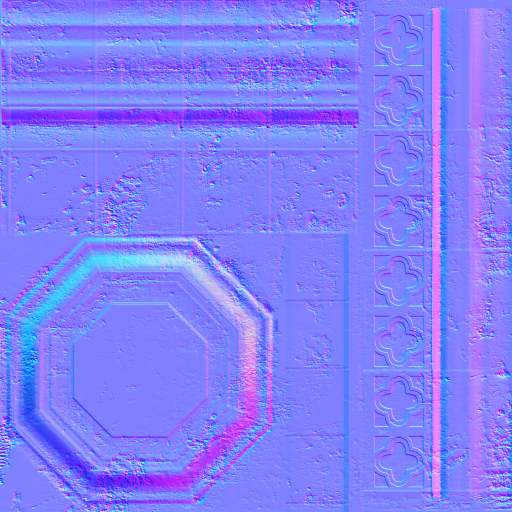
#> input picture Assets/Meshes/Sponza/10381718147657362067.jpg, 1024 x 1024 px (shown at 1/2 size)
$ python showcase-bc1-figure.py ../Assets/Meshes/Sponza/10381718147657362067.jpg out.png
#> lines starting #> are read from the running program, lines starting #| are printed output that depends on the picture
#> further down, src is the input picture: shape (1024, 1024, 3); mean R, G, B 129.8, 127.8, 252.5
#!/usr/bin/env python3
"""Offline BC1 round trip of one Sponza albedo texture, for docs/showcase/asset-pipeline.md.

Not the engine's encoder: the cook uses libsquish's iterative cluster fit. This is a numpy PCA-axis
fit with least-squares endpoint refinement, so it brackets the engine's quality from below.
Writes a side-by-side crop (source | BC1 | 4x error) and prints PSNR over the full texture.
"""
import argparse
import numpy as np
from PIL import Image


def to565(c):
    q = np.clip(np.rint(c / 255.0 * np.array([31, 63, 31])), 0, [31, 63, 31])
    return q, q / np.array([31, 63, 31]) * 255.0


def encode_bc1(img):
    h, w, _ = img.shape
#> h = 1024; w = 1024
    b = img.reshape(h // 4, 4, w // 4, 4, 3).transpose(0, 2, 1, 3, 4).reshape(-1, 16, 3).astype(np.float64)
    mean = b.mean(1, keepdims=True)
    d = b - mean
    cov = np.einsum("nki,nkj->nij", d, d)
    axis = np.linalg.eigh(cov)[1][:, :, -1]
    t = np.einsum("nki,ni->nk", d, axis)
    lo = mean[:, 0] + axis * t.min(1)[:, None]
    hi = mean[:, 0] + axis * t.max(1)[:, None]
    w4 = np.array([0, 1 / 3, 2 / 3, 1.0])
    for _ in range(4):
        lo = to565(lo)[1]
        hi = to565(hi)[1]
        pal = lo[:, None, :] * (1 - w4)[None, :, None] + hi[:, None, :] * w4[None, :, None]
        idx = ((b[:, :, None, :] - pal[:, None, :, :]) ** 2).sum(-1).argmin(-1)
        a = w4[idx]
        A = np.stack([1 - a, a], -1)
        AtA = np.einsum("nki,nkj->nij", A, A) + 1e-6 * np.eye(2)
        rhs = np.einsum("nki,nkc->nic", A, b)
        sol = np.linalg.solve(AtA, rhs)
        lo, hi = sol[:, 0], sol[:, 1]
    lo = to565(lo)[1]
    hi = to565(hi)[1]
    pal = lo[:, None, :] * (1 - w4)[None, :, None] + hi[:, None, :] * w4[None, :, None]
    idx = ((b[:, :, None, :] - pal[:, None, :, :]) ** 2).sum(-1).argmin(-1)
    out = np.take_along_axis(pal, idx[:, :, None], 1)
    out = out.reshape(h // 4, w // 4, 4, 4, 3).transpose(0, 2, 1, 3, 4).reshape(h, w, 3)
    return np.clip(np.rint(out), 0, 255).astype(np.uint8)


ap = argparse.ArgumentParser()
ap.add_argument("src")
ap.add_argument("out")
ap.add_argument("--crop", type=int, nargs=3, default=[384, 384, 128], metavar=("X", "Y", "SIZE"))
a = ap.parse_args()
src = np.asarray(Image.open(a.src).convert("RGB"))
dec = encode_bc1(src)
mse = ((src.astype(float) - dec) ** 2).mean()
#> mse = 81.97
print(f"PSNR full texture {10 * np.log10(255 ** 2 / mse):.2f} dB, {src.shape[1]}x{src.shape[0]}")
#| PSNR full texture 28.99 dB, 1024x1024
x, y, s = a.crop
err = np.clip(np.abs(src[y:y + s, x:x + s].astype(int) - dec[y:y + s, x:x + s]) * 4, 0, 255).astype(np.uint8)
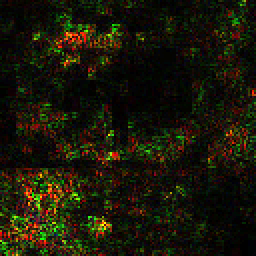
#> err: shape (128, 128, 3) (shown 2 times larger); mean R, G, B 25.8, 23.6, 8.6
panels = [src[y:y + s, x:x + s], dec[y:y + s, x:x + s], err]
sheet = np.concatenate([np.asarray(Image.fromarray(p).resize((s * 3, s * 3), Image.NEAREST)) for p in panels], 1)
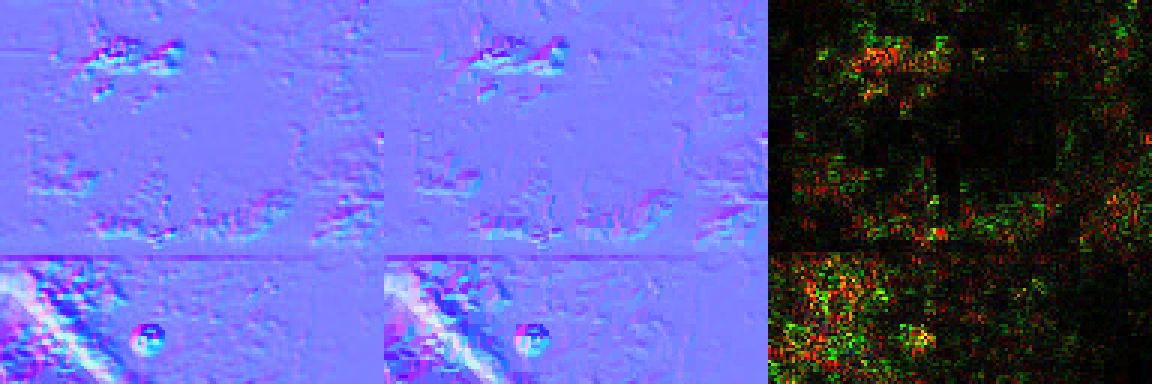
#> sheet: shape (384, 1152, 3); mean of channels 0, 1, 2 93.3, 92.8, 171.7; drawn as R, G, B
Image.fromarray(sheet).save(a.out, quality=88)

$ run again, on Assets/Meshes/Sponza/11474523244911310074.jpg
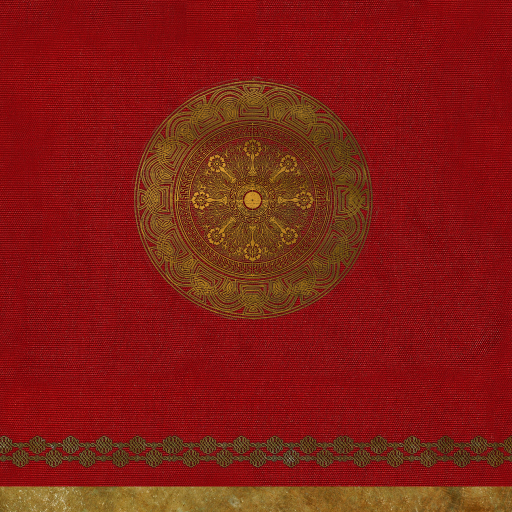
#> input picture Assets/Meshes/Sponza/11474523244911310074.jpg, 1024 x 1024 px (shown at 1/2 size)
#> src is the input picture: shape (1024, 1024, 3); mean R, G, B 130.8, 28.4, 19.8
#> mse = 60.4
#| PSNR full texture 30.32 dB, 1024x1024
#> `err = np.clip(np.abs(src[y:y + s, x:x + s].astype(int) - dec[y:y + s, ..`:
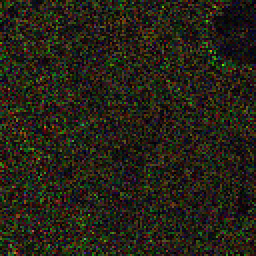
#> err: shape (128, 128, 3) (shown 2 times larger); mean R, G, B 37.3, 34.1, 22.8
#> `sheet = np.concatenate([np.asarray(Image.fromarray(p).resize((s * 3, s..`:
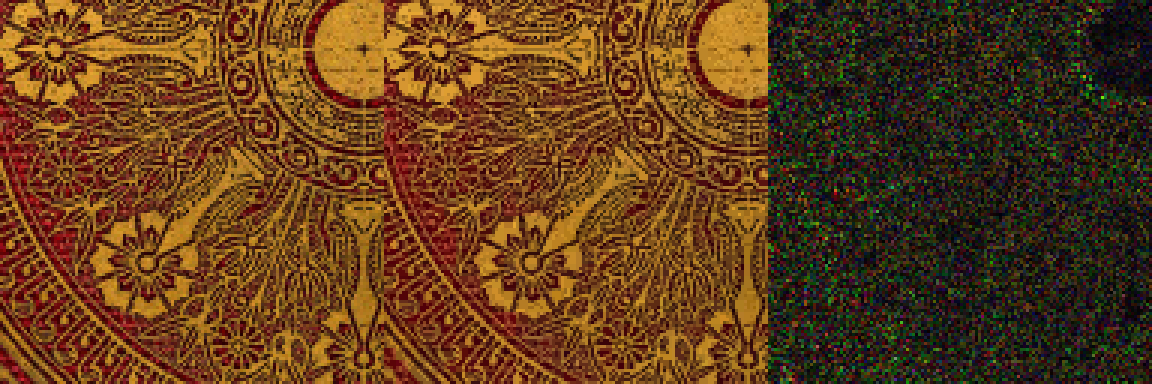
#> sheet: shape (384, 1152, 3); mean of channels 0, 1, 2 97.4, 61, 26.6; drawn as R, G, B

$ run again, on Assets/Meshes/Sponza/11490520546946913238.jpg
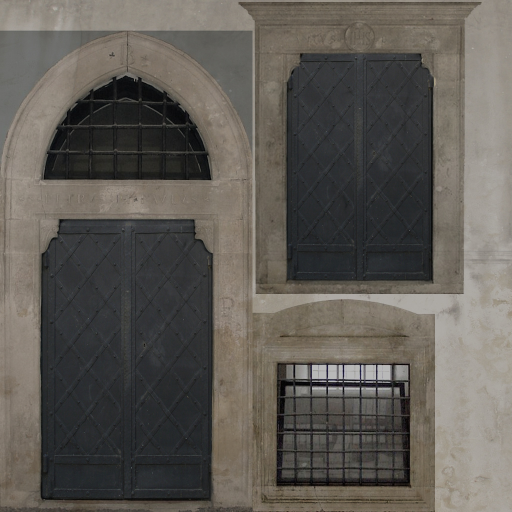
#> input picture Assets/Meshes/Sponza/11490520546946913238.jpg, 1024 x 1024 px (shown at 1/2 size)
#> src is the input picture: shape (1024, 1024, 3); mean R, G, B 95.1, 91.2, 85.4
#> mse = 4.89
#| PSNR full texture 41.24 dB, 1024x1024
#> `err = np.clip(np.abs(src[y:y + s, x:x + s].astype(int) - dec[y:y + s, ..`:
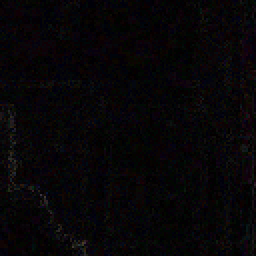
#> err: shape (128, 128, 3) (shown 2 times larger); mean R, G, B 7.3, 5.5, 7.3
#> `sheet = np.concatenate([np.asarray(Image.fromarray(p).resize((s * 3, s..`:
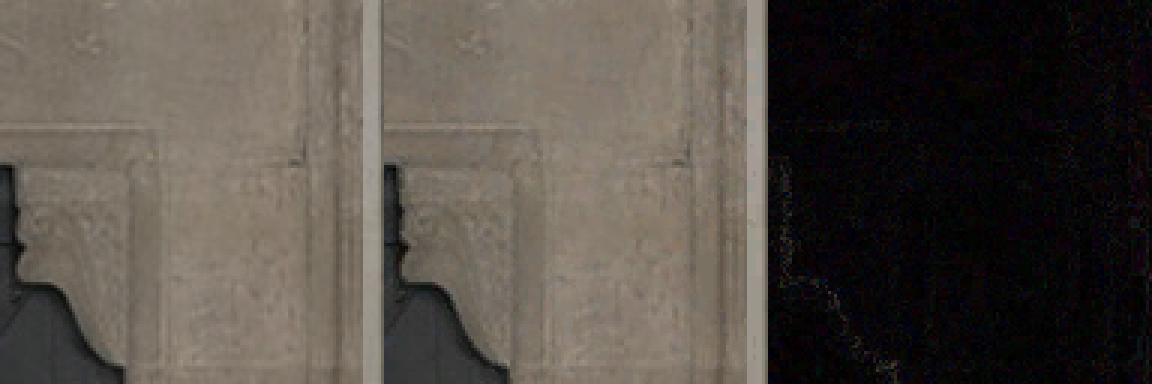
#> sheet: shape (384, 1152, 3); mean of channels 0, 1, 2 84.1, 77.4, 70.6; drawn as R, G, B

$ run again, on Assets/Meshes/Sponza/11872827283454512094.jpg
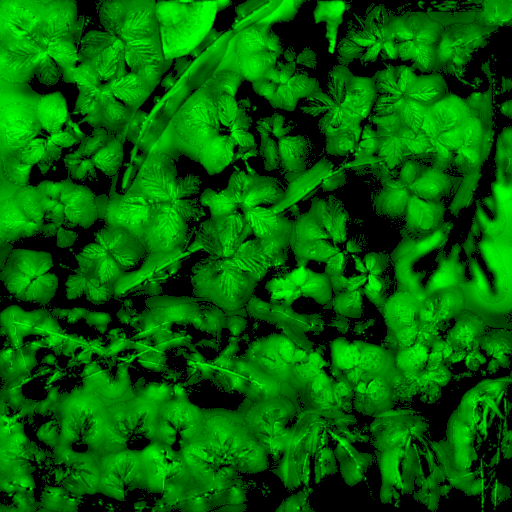
#> input picture Assets/Meshes/Sponza/11872827283454512094.jpg, 1024 x 1024 px (shown at 1/2 size)
#> src is the input picture: shape (1024, 1024, 3); mean R, G, B 0.9, 99.4, 1
#> mse = 6.51
#| PSNR full texture 39.99 dB, 1024x1024
#> `err = np.clip(np.abs(src[y:y + s, x:x + s].astype(int) - dec[y:y + s, ..`:
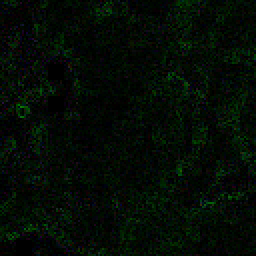
#> err: shape (128, 128, 3) (shown 2 times larger); mean R, G, B 4.2, 12, 4.8
#> `sheet = np.concatenate([np.asarray(Image.fromarray(p).resize((s * 3, s..`:
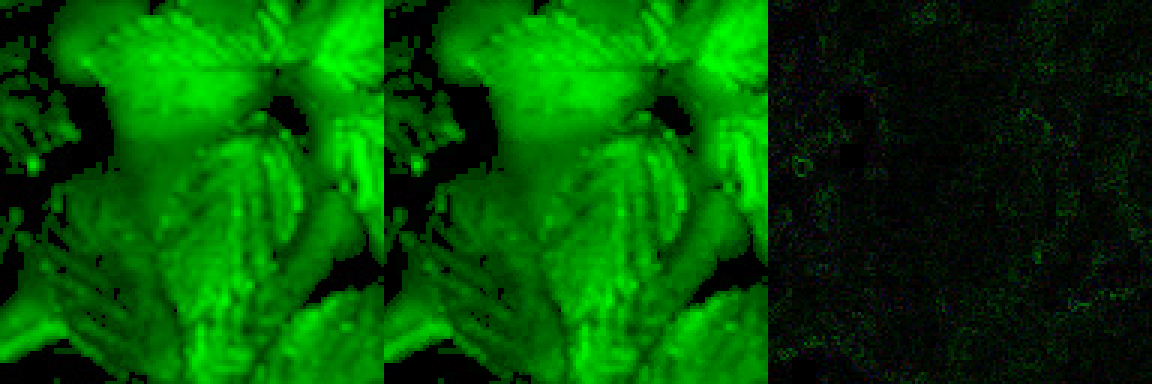
#> sheet: shape (384, 1152, 3); mean of channels 0, 1, 2 1.8, 79.9, 2.1; drawn as R, G, B
